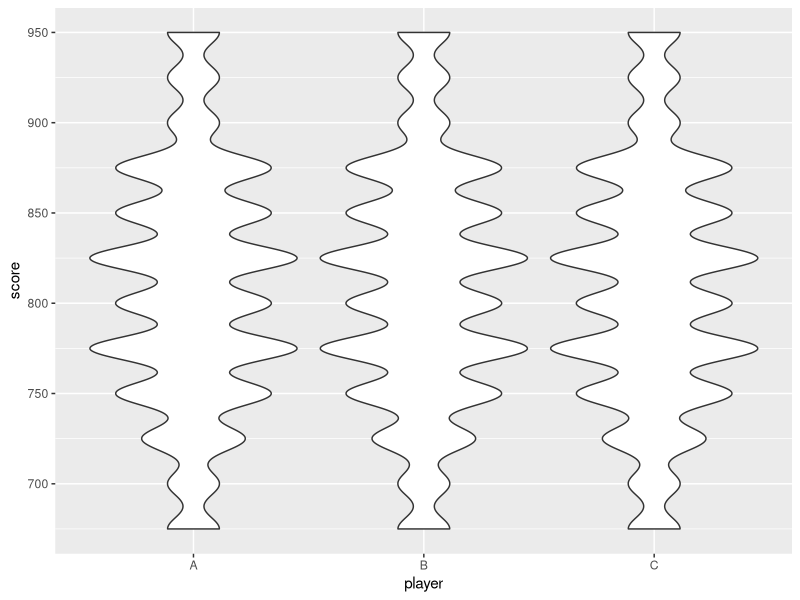

Write the R code that produced this figure.
library(tidyverse)
library(magrittr)
library(furrr)

# setup player data frame
players <- tibble::tribble(
  ~name, ~value, ~type,
  "pahomes", 400, "qb",
  "jallen", 350, "qb",
  "kurray", 300, "qb",
  "mcchristian", 300, "rb",
  "dook", 225, "rb",
  "denry", 200, "rb",
  "dadams", 250, "wr",
  "till", 225, "wr",
  "stiggs", 175, "wr"
)

# define draft order for fantasy teams
snake_order <- c("A", "B", "C", "C", "B", "A", "A", "B", "C")

# calculate all possible permutations
library(combinat)
draft_orders <- permn(players$name)

# throw away invalid permutations
valid_draft <- function(draft_players, draft_order = snake_order, players_df = players) {
  # replace players with positions
  draft_pos <- players$type[match(draft_players, players$name)]

  # split vector into separate teams
  draft_split <- split(x = draft_pos, f = snake_order)

  # check if each team has distinct player types
  draft_each_pos <- map_lgl(.x = draft_split, ~ n_distinct(.x) == length(.x))

  # if any of them are FALSE, invalid draft
  # reverse so TRUE means it is a valid draft order
  !any(draft_each_pos == FALSE)
}

# check all permutations
draft_orders_valid <- map_lgl(.x = draft_orders, .f = valid_draft)

# calculate fantasy scores for a given draft
fantasy_score <- function(draft_players, draft_order = snake_order, players_df = players) {
  # replace players with points
  draft_points <- players$value[match(draft_players, players$name)]

  # split vector into separate teams
  draft_split <- split(x = draft_points, f = snake_order)

  # calculate season score
  draft_score <- map_dbl(.x = draft_split, sum)
}

# apply scoring function to all valid drafts
draft_results <- map_dfr(.x = draft_orders[draft_orders_valid], .f = fantasy_score, .id = ".id")

# calculate average score for each draft position
draft_results %>%
  summarize(across(.cols = A:C, .fns = mean))

draft_results %>%
  pivot_longer(A:C, names_to = "player", values_to = "score") %>%
  ggplot(mapping = aes(x = player, y = score)) +
  geom_violin()
